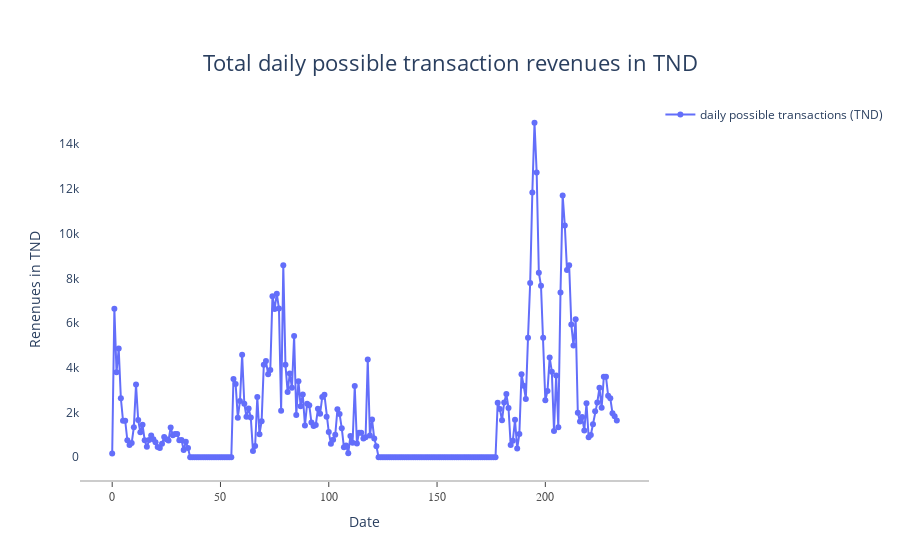

Notebook code cell kept with this figure:
### Code cell
# Plotting the total daily possible transactions


#plt.figure(figsize=(14,7))
#plt.title("Total daily possible transaction revenues in TND")
#plt.plot(df['amount'], label='daily possible transactions (TND)')

# Display plotly within a Colab cell
configure_plotly_browser_state()
init_notebook_mode(connected=True)

# total transactions trend - Figure 1

total_trans_trend = go.Figure()

total_trans_trend.add_trace(go.Scatter(x = df.index, y=df['amount'] , mode='lines+markers', name='daily possible transactions (TND)'))


total_trans_trend.update_layout( title='Total daily possible transaction revenues in TND', xaxis_title='Date', yaxis_title='Renenues in TND' , 
                         title_font={'size':22}, title_x=0.5 , title_y = 0.9,
                         xaxis=dict(showline=True, showgrid=False, showticklabels=True, linecolor='rgb(204, 204, 204)', 
                                    linewidth=2, ticks='outside', tickfont=dict( family='Arial', size=12, 
                                                                                color='rgb(82, 82, 82)')),
                         autosize=True, margin=dict(autoexpand=True), showlegend=True, plot_bgcolor='white')

### Figure 1 — Plotly figure (JSON) as saved in the notebook; plotly's stock layout.template omitted (floating-point values rounded to 4 significant figures; data arrays with more than 128 entries replaced by an {"elided": "..."} marker saying what was removed)
{"data": [{"mode": "lines+markers", "name": "daily possible transactions (TND)", "type": "scatter", "x": {"elided": "234 int values"}, "y": {"elided": "234 float values"}}], "layout": {"autosize": true, "margin": {"autoexpand": true}, "plot_bgcolor": "white", "showlegend": true, "title": {"font": {"size": 22}, "text": "Total daily possible transaction revenues in TND", "x": 0.5, "y": 0.9}, "xaxis": {"linecolor": "rgb(204, 204, 204)", "linewidth": 2, "showgrid": false, "showline": true, "showticklabels": true, "tickfont": {"color": "rgb(82, 82, 82)", "family": "Arial", "size": 12}, "ticks": "outside", "title": {"text": "Date"}}, "yaxis": {"title": {"text": "Renenues in TND"}}}}
